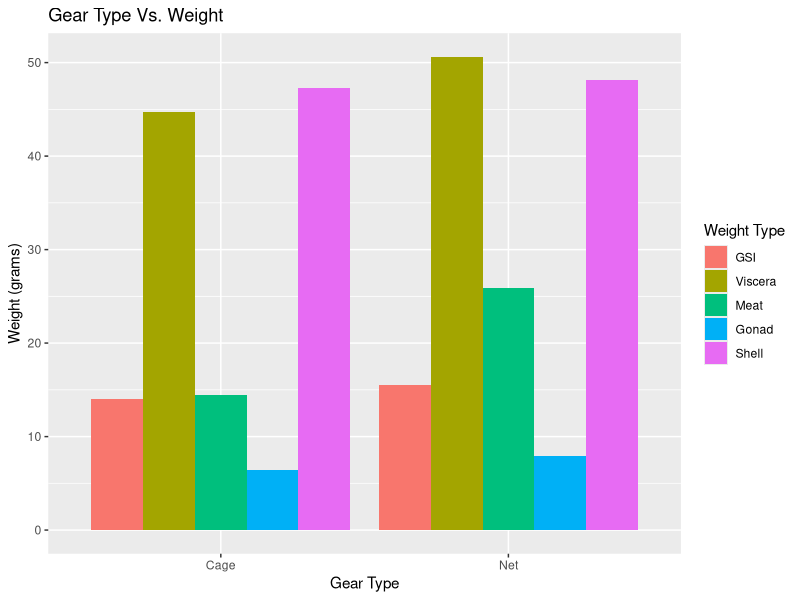
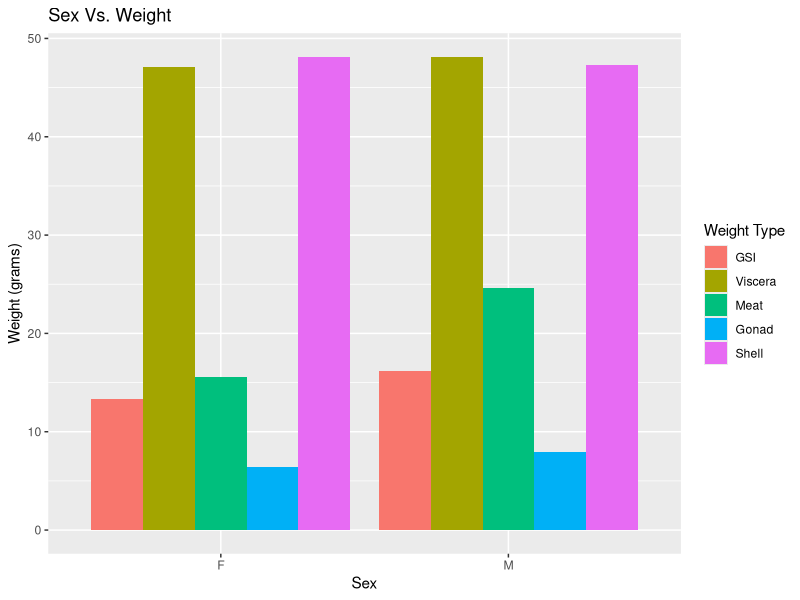
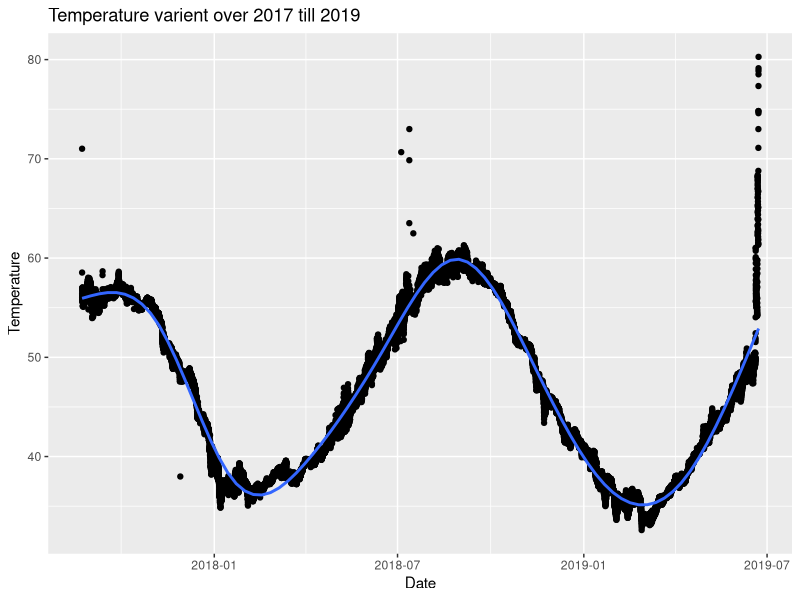
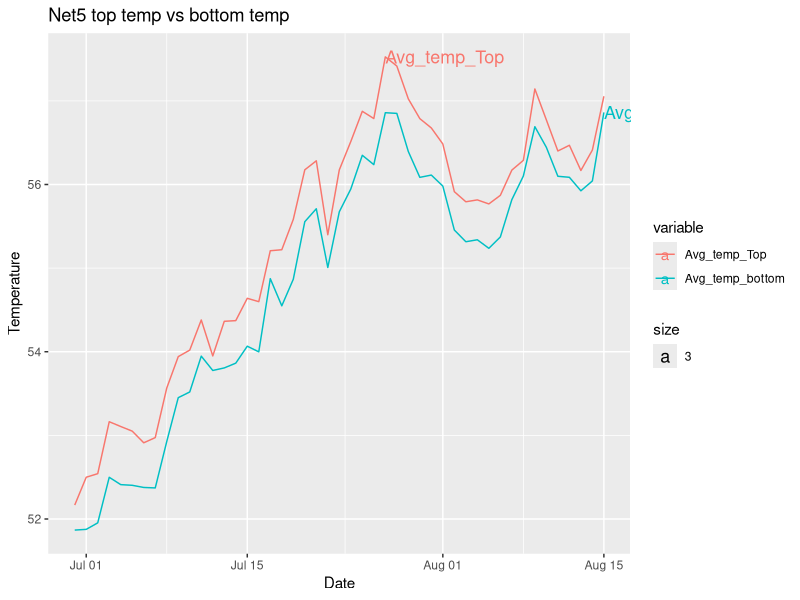
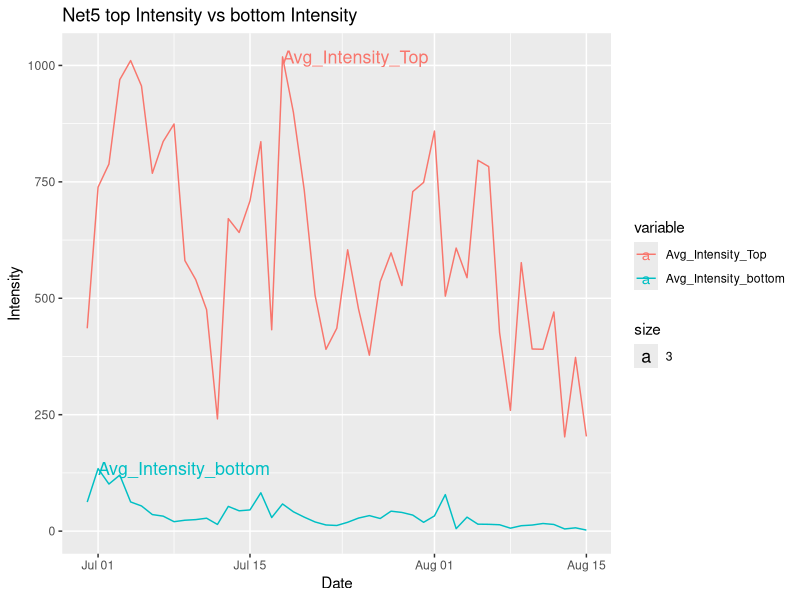
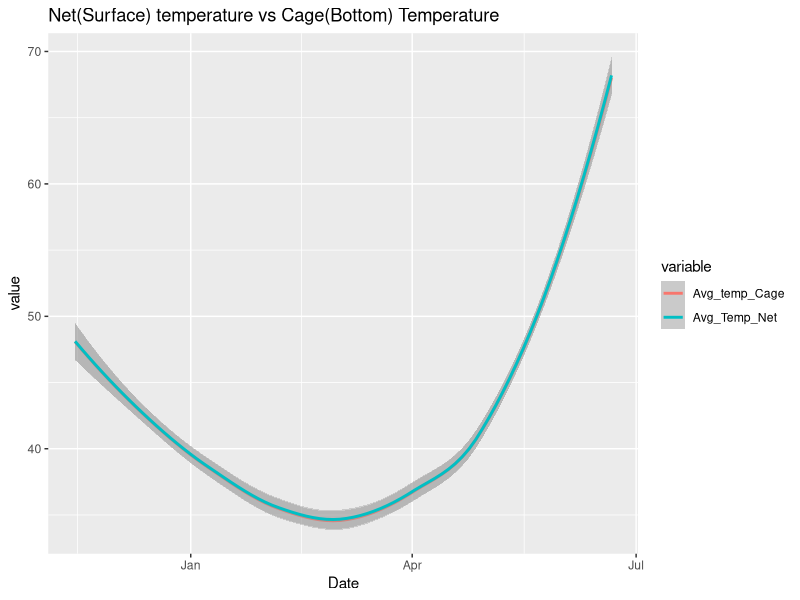
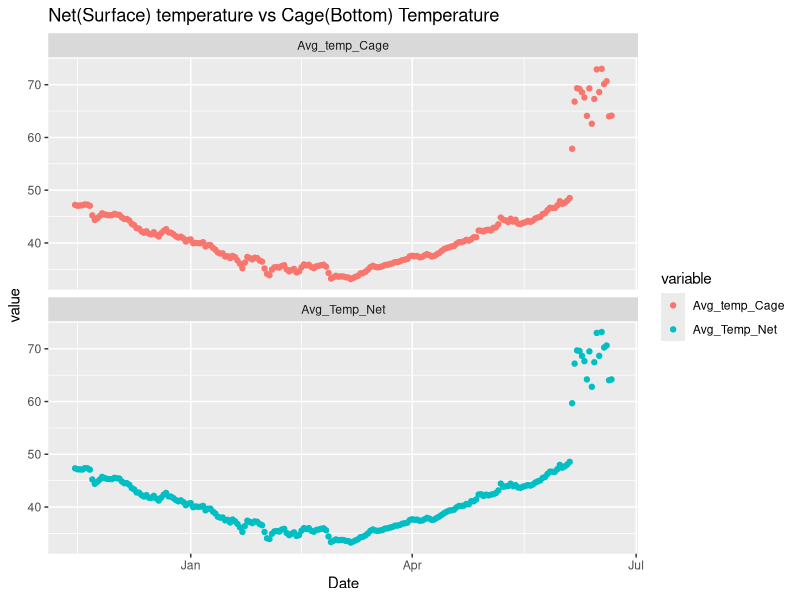
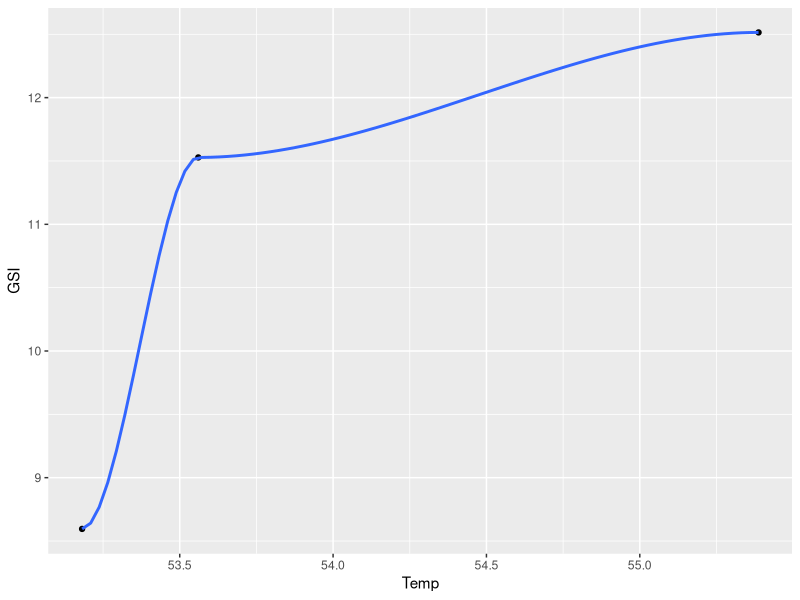

Here is the R script that generated these plots, in order:
## ---- chunk 1
library(tidyverse)
library(reshape2)
library(ggplot2)
library(dplyr)
## ---- chunk 2
GSI_Data_Sheet_cleaned <- read_csv("GSI_Data_Sheet_cleaned.csv")
## ---- chunk 3
Copy_of_Cage_6_2018_2019_cleaned <- read_csv("Copy_of_Cage_6_2018_2019_cleaned.csv", col_types = cols(Date.Time = col_datetime(format = "%Y-%m-%d %H:%M:%S")))
## ---- chunk 4
Copy_of_Net_2_2018_2019_cleaned <- read_csv("Copy_of_Net_2_2018_2019_cleaned.csv",
col_types = cols(`Date.Time` = col_datetime(format = "%Y-%m-%d %H:%M:%S")))
## ---- chunk 5
Copy_of_Cage_5_GSI_2019_cleaned <- read_csv("Copy_of_Cage_5_GSI_2019_cleaned.csv", col_types = cols(`Date.Time.GMT.-0400` = col_datetime(format = "%Y-%m-%d %H:%M:%S")))
## ---- chunk 6
gear_GSI <- GSI_Data_Sheet_cleaned %>% group_by(Gear.Type) %>% summarise(GSI = mean(GSI), Viscera = mean(Total.Viscera.Weight.), Meat = mean(Meat.Weight.), Gonad = mean(Gonad.Weight.), Shell = mean(Shell.Weight., na.rm = TRUE))
## ---- chunk 7
gear_GSI_long <- melt(gear_GSI, id = "Gear.Type")
## ---- chunk 8
gear_plot <- ggplot(gear_GSI_long, aes(Gear.Type, value)) + geom_bar(aes(fill = variable), position = "dodge", stat = "identity")
## ---- chunk 9
gear_plot + labs(title = "Gear Type Vs. Weight", x= "Gear Type", y = "Weight (grams)", fill = "Weight Type")
## ---- chunk 10
sex_GSI <- GSI_Data_Sheet_cleaned %>% group_by(Sex) %>% summarise(GSI = mean(GSI), Viscera = mean(Total.Viscera.Weight.), Meat = mean(Meat.Weight.), Gonad = mean(Gonad.Weight.), Shell = mean(Shell.Weight., na.rm = TRUE))
## ---- chunk 11
sex_GSI_long <- melt(sex_GSI, id = "Sex")
## ---- chunk 12
sex_plot <- ggplot(sex_GSI_long, aes(Sex, value)) + geom_bar(aes(fill = variable), position = "dodge", stat = "identity")
## ---- chunk 13
sex_plot + labs(title = "Sex Vs. Weight", y = "Weight (grams)", fill = "Weight Type")
## ---- chunk 14
cagetemp <- read_csv("Copy_of_Cage_5_2017_2019_cleaned.csv", col_types = cols(Date.Time = col_datetime(format = "%Y-%m-%d %H:%M:%S")))
## ---- chunk 15
tempavg <- setNames(aggregate(cagetemp$`Temp...#20178444`, by=list(cagetemp$Date.Time), mean), c("Date", "Avg_temp"))
## ---- chunk 16
ggplot(data = tempavg,mapping=aes(x=Date,y=Avg_temp)) + geom_point() + geom_smooth()+
  labs(x= "Date",y="Temperature")+
ggtitle("Temperature varient over 2017 till 2019")
## ---- chunk 17
Copy_of_Net_5_Top_GSI_Top_cleaned <- read_csv("Copy_of_Net_5_Top_GSI_Top_cleaned.csv", col_types = cols(`Date.Time.GMT.-0400` = col_datetime(format = "%Y-%m-%d %H:%M:%S")))
## ---- chunk 18
Copy_of_Net_5_Top_GSI_Top_cleaned$`Date.Time.GMT.-0400` <- as.Date(Copy_of_Net_5_Top_GSI_Top_cleaned$`Date.Time.GMT.-0400`)
Net5TopAverage <- setNames(aggregate(Copy_of_Net_5_Top_GSI_Top_cleaned$`Temp.°F`, by=list(Copy_of_Net_5_Top_GSI_Top_cleaned$`Date.Time.GMT.-0400`), mean), c("Date", "Avg_temp_top"))
## ---- chunk 19
str(Net5TopAverage)
## ---- chunk 20
summary(Net5TopAverage)
## ---- chunk 21
Copy_of_Net_5_Bottom_GSI_2019_cleaned <- read_csv("Copy_of_Net_5_Bottom_GSI_2019_cleaned.csv", col_types = cols(`Date.Time.GMT.-0400` = col_datetime(format = "%Y-%m-%d %H:%M:%S")))
## ---- chunk 22
Copy_of_Net_5_Bottom_GSI_2019_cleaned$`Date.Time.GMT.-0400` <- as.Date(Copy_of_Net_5_Bottom_GSI_2019_cleaned$`Date.Time.GMT.-0400`)

Net5BottomAverage <- setNames(aggregate(Copy_of_Net_5_Bottom_GSI_2019_cleaned$`Temp.°F`, by=list(Copy_of_Net_5_Bottom_GSI_2019_cleaned$`Date.Time.GMT.-0400`), mean), c("Date", "Avg_Temp_bottom"))
## ---- chunk 23
str(Net5BottomAverage)
## ---- chunk 24
summary(Net5BottomAverage)
## ---- chunk 25
Net5TopVsBottom = setNames(merge(Net5TopAverage,Net5BottomAverage, by="Date"), c("Date", "Avg_temp_Top", "Avg_temp_bottom"))
## ---- chunk 26
str(Net5TopVsBottom)
## ---- chunk 27
summary(Net5TopVsBottom)
## ---- chunk 28
Net5TopVsBottom_long <- melt(Net5TopVsBottom, id = "Date")
## ---- chunk 29
ggplot(data = Net5TopVsBottom_long, mapping = aes(x= Date, y= value, color = variable))+
geom_line()+
geom_text(data = Net5TopVsBottom_long %>% group_by(variable) %>% filter(value== max(value)), aes(label= variable, x= Date,y= value,size = 3, hjust = 0))+
labs(x= "Date",y="Temperature")+
ggtitle("Net5 top temp vs bottom temp")
## ---- chunk 30
Net5TopAverageInt <- setNames(aggregate(Copy_of_Net_5_Top_GSI_Top_cleaned$`Intensity..lum/ft²`, by=list(Copy_of_Net_5_Top_GSI_Top_cleaned$`Date.Time.GMT.-0400`), mean), c("Date", "Avg_int_top"))
## ---- chunk 31
str(Net5TopAverageInt)
## ---- chunk 32
summary(Net5TopAverageInt)
## ---- chunk 33
Net5BottomAverageInt <- setNames(aggregate(Copy_of_Net_5_Bottom_GSI_2019_cleaned$`Intensity..lum/ft²`, by=list(Copy_of_Net_5_Bottom_GSI_2019_cleaned$`Date.Time.GMT.-0400`), mean), c("Date", "Avg_Temp_bottom"))
## ---- chunk 34
str(Net5BottomAverageInt)
## ---- chunk 35
summary(Net5BottomAverageInt)
## ---- chunk 36
Net5TopVsBottomInt = setNames(merge(Net5TopAverageInt,Net5BottomAverageInt, by="Date"), c("Date", "Avg_Intensity_Top", "Avg_Intensity_bottom"))
## ---- chunk 37
str(Net5TopVsBottomInt)
## ---- chunk 38
summary(Net5TopVsBottomInt)
## ---- chunk 39
Net5TopVsBottomInt_long <- melt(Net5TopVsBottomInt, id = "Date")
## ---- chunk 40
ggplot(data = Net5TopVsBottomInt_long, mapping = aes(x= Date, y= value, color = variable))+
geom_line()+
geom_text(data = Net5TopVsBottomInt_long %>% group_by(variable) %>% filter(value== max(value)), aes(label= variable, x= Date,y= value,size = 3, hjust = 0))+
labs(x= "Date",y="Intensity")+
ggtitle("Net5 top Intensity vs bottom Intensity")
## ---- chunk 41
Copy_of_Cage_6_2018_2019_cleaned$Date.Time <- as.Date(Copy_of_Cage_6_2018_2019_cleaned$Date.Time)

Cage6Average <- setNames(aggregate(Copy_of_Cage_6_2018_2019_cleaned$`Temp...#20030572`, by=list(Copy_of_Cage_6_2018_2019_cleaned$Date.Time), mean), c("Date", "Avg_temp_Cage"))
## ---- chunk 42
Cage6Average <- na.exclude(Cage6Average)
## ---- chunk 43
summary(Cage6Average)
## ---- chunk 44
Copy_of_Net_2_2018_2019_cleaned$`Date.Time` <- as.Date(Copy_of_Net_2_2018_2019_cleaned$`Date.Time`)

Net2Average <- setNames(aggregate(Copy_of_Net_2_2018_2019_cleaned$`Temp...#10558683`, by=list(Copy_of_Net_2_2018_2019_cleaned$`Date.Time`), mean), c("Date", "Avg_Temp_Net"))
## ---- chunk 45
Net2Average <- na.exclude(Net2Average)
## ---- chunk 46
summary(Net2Average)
## ---- chunk 47
Net2VsCage6 = merge(Cage6Average,Net2Average)
## ---- chunk 48
str(Net2VsCage6)
## ---- chunk 49
summary(Net2VsCage6)
## ---- chunk 50
Net2VsCage6_long <- melt(Net2VsCage6, id = "Date")
## ---- chunk 51
ggplot(data = Net2VsCage6_long, mapping = aes(x= Date, y= value, color = variable))+ geom_smooth()+ ggtitle("Net(Surface) temperature vs Cage(Bottom) Temperature")
## ---- chunk 52
ggplot(data = Net2VsCage6_long, mapping = aes(x= Date, y= value, color = variable))+ geom_point() + facet_wrap(~ variable, nrow=2)+ ggtitle("Net(Surface) temperature vs Cage(Bottom) Temperature")
## ---- chunk 53
Copy_of_Cage_5_GSI_2019_cleaned$`Date.Time.GMT.-0400` <- as.Date(Copy_of_Cage_5_GSI_2019_cleaned$`Date.Time.GMT.-0400`)

Cage5Average <- setNames(aggregate(Copy_of_Cage_5_GSI_2019_cleaned$`Temp.°F`, by=list(Copy_of_Cage_5_GSI_2019_cleaned$`Date.Time.GMT.-0400`), mean), c("Date", "Avg_temp"))
## ---- chunk 54
str(Cage5Average)
## ---- chunk 55
summary(Cage5Average)
## ---- chunk 56
GSI_Data_sheet_cage <- subset(GSI_Data_Sheet_cleaned, Gear.Type == "Cage")
## ---- chunk 57
GSI_Temp_Cage <- merge(GSI_Data_sheet_cage, Cage5Average, by.x="Date", by.y = "Date", sort = TRUE)
## ---- chunk 58
temp_GSI <- GSI_Temp_Cage %>% group_by(Date) %>% summarise(GSI = mean(GSI), Temp = mean(Avg_temp), Gear.Type = "Cage", na.rm = TRUE)
## ---- chunk 59
ggplot(data = temp_GSI, mapping = aes(x=Temp, y=GSI)) + geom_point() + geom_smooth()
